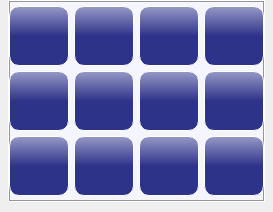
            <widget class="QWidget" name="widget_17" native="true">
             <property name="sizePolicy">
              <sizepolicy hsizetype="Preferred" vsizetype="Preferred">
               <horstretch>0</horstretch>
               <verstretch>6</verstretch>
              </sizepolicy>
             </property>
             <layout class="QHBoxLayout" name="horizontalLayout_22">
              <property name="spacing">
               <number>0</number>
              </property>
              <property name="sizeConstraint">
               <enum>QLayout::SetDefaultConstraint</enum>
              </property>
              <property name="leftMargin">
               <number>8</number>
              </property>
              <property name="topMargin">
               <number>0</number>
              </property>
              <property name="rightMargin">
               <number>8</number>
              </property>
              <property name="bottomMargin">
               <number>10</number>
              </property>
              <item>
               <widget class="QWidget" name="widget_20" native="true">
                <property name="styleSheet">
                 <string notr="true">border: 1px solid rgb(255, 255, 255);</string>
                </property>
                <layout class="QHBoxLayout" name="horizontalLayout_34">
                 <property name="spacing">
                  <number>0</number>
                 </property>
                 <property name="leftMargin">
                  <number>1</number>
                 </property>
                 <property name="topMargin">
                  <number>1</number>
                 </property>
                 <property name="rightMargin">
                  <number>1</number>
                 </property>
                 <property name="bottomMargin">
                  <number>1</number>
                 </property>
                 <item>
                  <widget class="QWidget" name="widget_31" native="true">
                   <property name="styleSheet">
                    <string notr="true">QPushButton{
background-color: qlineargradient(spread:pad, x1:0.5, y1:0.5, x2:0.5, y2:-0.5, stop:0 rgba(46, 51, 138, 255), stop:1 rgba(255, 255, 255, 255));
border-radius:10px;
}
QPushButton:pressed{
background-color: qlineargradient(spread:pad, x1:0.5, y1:0.5, x2:0.5, y2:-0.3, stop:0 rgb(88, 88, 200, 255), stop:1 rgba(255, 255, 255, 255));
}
QWidget#widget_31{
background-color: rgb(245, 245, 255);
border: 1px solid rgb(150,150,150);
}
QToolTip{
border: 0px solid black;
background: #FFFFDC;
color: rgb(0,0,0);
}</string>
                   </property>
                   <layout class="QGridLayout" name="gridLayout_2">
                    <property name="leftMargin">
                     <number>0</number>
                    </property>
                    <property name="topMargin">
                     <number>5</number>
                    </property>
                    <property name="rightMargin">
                     <number>0</number>
                    </property>
                    <property name="bottomMargin">
                     <number>5</number>
                    </property>
                    <property name="spacing">
                     <number>5</number>
                    </property>
                    <item row="0" column="0">
                     <widget class="QPushButton" name="pushButton_22">
                      <property name="sizePolicy">
                       <sizepolicy hsizetype="Fixed" vsizetype="Fixed">
                        <horstretch>0</horstretch>
                        <verstretch>0</verstretch>
                       </sizepolicy>
                      </property>
                      <property name="minimumSize">
                       <size>
                        <width>60</width>
                        <height>60</height>
                       </size>
                      </property>
                      <property name="toolTip">
                       <string>重置</string>
                      </property>
                      <property name="text">
                       <string/>
                      </property>
                      <property name="icon">
                       <iconset resource="image.qrc">
                        <normaloff>:/icon/resource/reset.png</normaloff>:/icon/resource/reset.png</iconset>
                      </property>
                      <property name="iconSize">
                       <size>
                        <width>40</width>
                        <height>40</height>
                       </size>
                      </property>
                      <property name="flat">
                       <bool>true</bool>
                      </property>
                     </widget>
                    </item>
                    <item row="0" column="1">
                     <widget class="QPushButton" name="pushButton_23">
                      <property name="sizePolicy">
                       <sizepolicy hsizetype="Fixed" vsizetype="Fixed">
                        <horstretch>0</horstretch>
                        <verstretch>0</verstretch>
                       </sizepolicy>
                      </property>
                      <property name="minimumSize">
                       <size>
                        <width>60</width>
                        <height>60</height>
                       </size>
                      </property>
                      <property name="toolTip">
                       <string/>
                      </property>
                      <property name="text">
                       <string/>
                      </property>
                      <property name="icon">
                       <iconset resource="image.qrc">
                        <normaloff>:/icon/resource/hand.png</normaloff>:/icon/resource/hand.png</iconset>
                      </property>
                      <property name="iconSize">
                       <size>
                        <width>35</width>
                        <height>35</height>
                       </size>
                      </property>
                      <property name="flat">
                       <bool>true</bool>
                      </property>
                     </widget>
                    </item>
                    <item row="0" column="2">
                     <widget class="QPushButton" name="pushButton_24">
                      <property name="sizePolicy">
                       <sizepolicy hsizetype="Fixed" vsizetype="Fixed">
                        <horstretch>0</horstretch>
                        <verstretch>0</verstretch>
                       </sizepolicy>
                      </property>
                      <property name="minimumSize">
                       <size>
                        <width>60</width>
                        <height>60</height>
                       </size>
                      </property>
                      <property name="toolTip">
                       <string>放大</string>
                      </property>
                      <property name="text">
                       <string/>
                      </property>
                      <property name="icon">
                       <iconset resource="image.qrc">
                        <normaloff>:/icon/resource/enlarge.png</normaloff>:/icon/resource/enlarge.png</iconset>
                      </property>
                      <property name="iconSize">
                       <size>
                        <width>40</width>
                        <height>40</height>
                       </size>
                      </property>
                      <property name="flat">
                       <bool>true</bool>
                      </property>
                     </widget>
                    </item>
                    <item row="0" column="3">
                     <widget class="QPushButton" name="pushButton_25">
                      <property name="sizePolicy">
                       <sizepolicy hsizetype="Fixed" vsizetype="Fixed">
                        <horstretch>0</horstretch>
                        <verstretch>0</verstretch>
                       </sizepolicy>
                      </property>
                      <property name="minimumSize">
                       <size>
                        <width>60</width>
                        <height>60</height>
                       </size>
                      </property>
                      <property name="toolTip">
                       <string>缩小</string>
                      </property>
                      <property name="text">
                       <string/>
                      </property>
                      <property name="icon">
                       <iconset resource="image.qrc">
                        <normaloff>:/icon/resource/narrow.png</normaloff>:/icon/resource/narrow.png</iconset>
                      </property>
                      <property name="iconSize">
                       <size>
                        <width>40</width>
                        <height>40</height>
                       </size>
                      </property>
                      <property name="flat">
                       <bool>true</bool>
                      </property>
                     </widget>
                    </item>
                    <item row="1" column="0">
                     <widget class="QPushButton" name="pushButton_26">
                      <property name="sizePolicy">
                       <sizepolicy hsizetype="Fixed" vsizetype="Fixed">
                        <horstretch>0</horstretch>
                        <verstretch>0</verstretch>
                       </sizepolicy>
                      </property>
                      <property name="minimumSize">
                       <size>
                        <width>60</width>
                        <height>60</height>
                       </size>
                      </property>
                      <property name="toolTip">
                       <string>右转90°</string>
                      </property>
                      <property name="text">
                       <string/>
                      </property>
                      <property name="icon">
                       <iconset resource="image.qrc">
                        <normaloff>:/icon/resource/rotate-right.png</normaloff>:/icon/resource/rotate-right.png</iconset>
                      </property>
                      <property name="iconSize">
                       <size>
                        <width>40</width>
                        <height>40</height>
                       </size>
                      </property>
                      <property name="flat">
                       <bool>true</bool>
                      </property>
                     </widget>
                    </item>
                    <item row="1" column="1">
                     <widget class="QPushButton" name="pushButton_27">
                      <property name="sizePolicy">
                       <sizepolicy hsizetype="Fixed" vsizetype="Fixed">
                        <horstretch>0</horstretch>
                        <verstretch>0</verstretch>
                       </sizepolicy>
                      </property>
                      <property name="minimumSize">
                       <size>
                        <width>60</width>
                        <height>60</height>
                       </size>
                      </property>
                      <property name="toolTip">
                       <string>左转90°</string>
                      </property>
                      <property name="text">
                       <string/>
                      </property>
                      <property name="icon">
                       <iconset resource="image.qrc">
                        <normaloff>:/icon/resource/rotate-left.png</normaloff>:/icon/resource/rotate-left.png</iconset>
                      </property>
                      <property name="iconSize">
                       <size>
                        <width>40</width>
                        <height>40</height>
                       </size>
                      </property>
                      <property name="flat">
                       <bool>true</bool>
                      </property>
                     </widget>
                    </item>
                    <item row="1" column="2">
                     <widget class="QPushButton" name="pushButton_28">
                      <property name="sizePolicy">
                       <sizepolicy hsizetype="Fixed" vsizetype="Fixed">
                        <horstretch>0</horstretch>
                        <verstretch>0</verstretch>
                       </sizepolicy>
                      </property>
                      <property name="minimumSize">
                       <size>
                        <width>60</width>
                        <height>60</height>
                       </size>
                      </property>
                      <property name="toolTip">
                       <string>测量</string>
                      </property>
                      <property name="text">
                       <string/>
                      </property>
                      <property name="icon">
                       <iconset resource="image.qrc">
                        <normaloff>:/icon/resource/ruler.png</normaloff>:/icon/resource/ruler.png</iconset>
                      </property>
                      <property name="iconSize">
                       <size>
                        <width>40</width>
                        <height>40</height>
                       </size>
                      </property>
                      <property name="flat">
                       <bool>true</bool>
                      </property>
                     </widget>
                    </item>
                    <item row="1" column="3">
                     <widget class="QPushButton" name="pushButton_29">
                      <property name="sizePolicy">
                       <sizepolicy hsizetype="Fixed" vsizetype="Fixed">
                        <horstretch>0</horstretch>
                        <verstretch>0</verstretch>
                       </sizepolicy>
                      </property>
                      <property name="minimumSize">
                       <size>
                        <width>60</width>
                        <height>60</height>
                       </size>
                      </property>
                      <property name="toolTip">
                       <string>剪切</string>
                      </property>
                      <property name="text">
                       <string/>
                      </property>
                      <property name="icon">
                       <iconset resource="image.qrc">
                        <normaloff>:/icon/resource/cut.png</normaloff>:/icon/resource/cut.png</iconset>
                      </property>
                      <property name="iconSize">
                       <size>
                        <width>40</width>
                        <height>40</height>
                       </size>
                      </property>
                      <property name="flat">
                       <bool>true</bool>
                      </property>
                     </widget>
                    </item>
                    <item row="2" column="0">
                     <widget class="QPushButton" name="pushButton_31">
                      <property name="sizePolicy">
                       <sizepolicy hsizetype="Fixed" vsizetype="Fixed">
                        <horstretch>0</horstretch>
                        <verstretch>0</verstretch>
                       </sizepolicy>
                      </property>
                      <property name="minimumSize">
                       <size>
                        <width>60</width>
                        <height>60</height>
                       </size>
                      </property>
                      <property name="toolTip">
                       <string>阴影</string>
                      </property>
                      <property name="text">
                       <string/>
                      </property>
                      <property name="icon">
                       <iconset resource="image.qrc">
                        <normaloff>:/icon/resource/shadows.png</normaloff>:/icon/resource/shadows.png</iconset>
                      </property>
                      <property name="iconSize">
                       <size>
                        <width>40</width>
                        <height>40</height>
                       </size>
                      </property>
                      <property name="flat">
                       <bool>true</bool>
                      </property>
                     </widget>
                    </item>
                    <item row="2" column="1">
                     <widget class="QPushButton" name="pushButton_30">
                      <property name="sizePolicy">
                       <sizepolicy hsizetype="Fixed" vsizetype="Fixed">
                        <horstretch>0</horstretch>
                        <verstretch>0</verstretch>
                       </sizepolicy>
                      </property>
                      <property name="minimumSize">
                       <size>
                        <width>60</width>
                        <height>60</height>
                       </size>
                      </property>
                      <property name="toolTip">
                       <string>定位</string>
                      </property>
                      <property name="text">
                       <string/>
                      </property>
                      <property name="icon">
                       <iconset resource="image.qrc">
                        <normaloff>:/icon/resource/visual_position.png</normaloff>:/icon/resource/visual_position.png</iconset>
                      </property>
                      <property name="iconSize">
                       <size>
                        <width>40</width>
                        <height>40</height>
                       </size>
                      </property>
                      <property name="flat">
                       <bool>true</bool>
                      </property>
                     </widget>
                    </item>
                    <item row="2" column="2">
                     <widget class="QPushButton" name="pushButton_33">
                      <property name="sizePolicy">
                       <sizepolicy hsizetype="Fixed" vsizetype="Fixed">
                        <horstretch>0</horstretch>
                        <verstretch>0</verstretch>
                       </sizepolicy>
                      </property>
                      <property name="minimumSize">
                       <size>
                        <width>60</width>
                        <height>60</height>
                       </size>
                      </property>
                      <property name="text">
                       <string/>
                      </property>
                      <property name="iconSize">
                       <size>
                        <width>40</width>
                        <height>40</height>
                       </size>
                      </property>
                      <property name="flat">
                       <bool>true</bool>
                      </property>
                     </widget>
                    </item>
                    <item row="2" column="3">
                     <widget class="QPushButton" name="pushButton_32">
                      <property name="sizePolicy">
                       <sizepolicy hsizetype="Fixed" vsizetype="Fixed">
                        <horstretch>0</horstretch>
                        <verstretch>0</verstretch>
                       </sizepolicy>
                      </property>
                      <property name="minimumSize">
                       <size>
                        <width>60</width>
                        <height>60</height>
                       </size>
                      </property>
                      <property name="text">
                       <string/>
                      </property>
                      <property name="iconSize">
                       <size>
                        <width>40</width>
                        <height>40</height>
                       </size>
                      </property>
                      <property name="flat">
                       <bool>true</bool>
                      </property>
                     </widget>
                    </item>
                   </layout>
                  </widget>
                 </item>
                </layout>
               </widget>
              </item>
             </layout>
            </widget>
